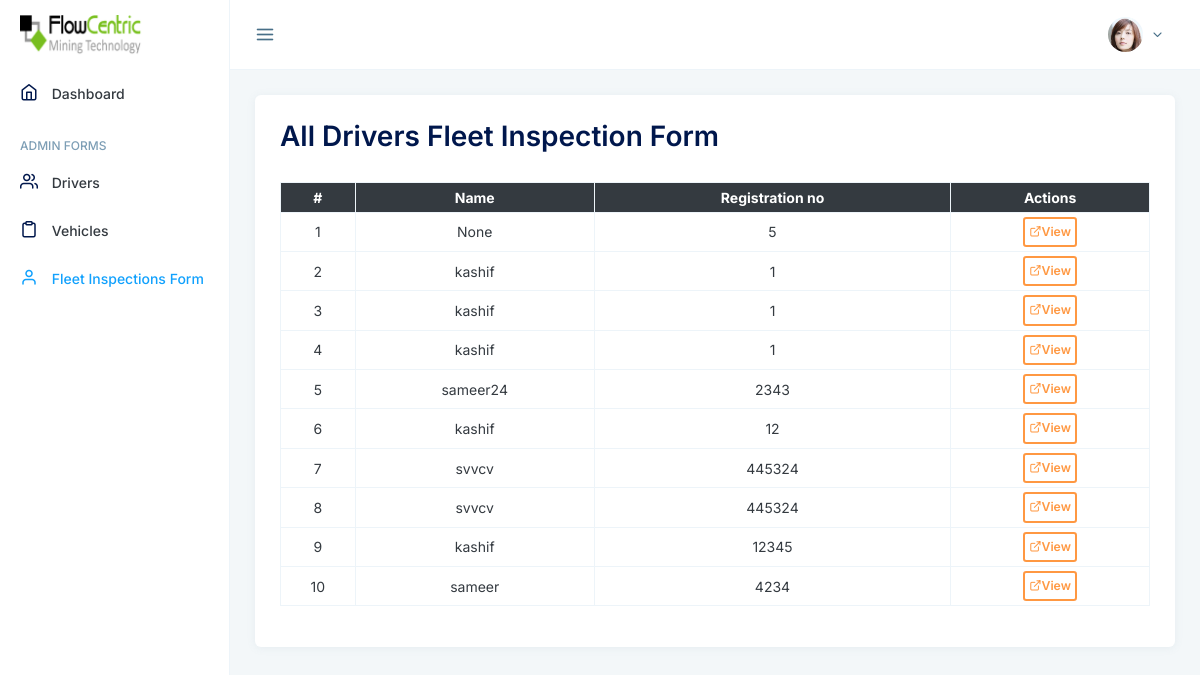
The page /fleet_inpection on the database its author committed.
### myapp/models.py (models this page shows)
class fleet_inspection_card_form(db.Model):
    id = db.Column(db.Integer, primary_key = True)
    date_1 = db.Column(db.DateTime, default = datetime.now)
    time_1 = db.Column(db.String(50))
    registration_1 = db.Column(db.Integer)
    fleet = db.Column(db.Integer)
    milage_1 = db.Column(db.Integer)
    name = db.Column(db.String(50))
    contact = db.Column(db.String(100))
    f_name = db.Column(db.String(50))
    contact_2 = db.Column(db.String(100))
    yes = db.Column(db.String(50))
    yes_2 = db.Column(db.String(50))
    yes_3 = db.Column(db.String(50))
    yes_4 = db.Column(db.String(50))
    yes_5 = db.Column(db.String(50))
    yes_6 = db.Column(db.String(50))
    text_1 = db.Column(db.String(100))
    text_2 = db.Column(db.String(100))
    current_milage = db.Column(db.String(50))
    average = db.Column(db.String(50))
    order = db.Column(db.String(50))
    wheel = db.Column(db.String(50))
    last_service_date = db.Column(db.DateTime, default = datetime.now)
    km = db.Column(db.String(50))
    intervals = db.Column(db.String(50))
    next_service = db.Column(db.String(50))
    vehicle_2 = db.Column(db.String(100))
    tools = db.Column(db.String(100))
    defaults = db.Column(db.String(100))
    current_driver = db.Column(db.String(50))
    signature_current_driver_date = db.Column(db.DateTime, default = datetime.now)
    current_sign_time = db.Column(db.String(50))
    new_driver = db.Column(db.String(50))
    signature_new_driver_date = db.Column(db.DateTime, default = datetime.now)
    time_2 = db.Column(db.String(50))
    person = db.Column(db.String(100))
    signature_inspaction_person_date = db.Column(db.DateTime, default = datetime.now)
    time_3 = db.Column(db.String(50))
    driver_id = db.Column(db.Integer, db.ForeignKey("user.id"), nullable=True)

### myapp/driver/routes.py (the view)
@Admin_DriverVehicle.route("/fleet_inpection")
def fleet_inpection():
    my_inspection = fleet_inspection_card_form.query.all()
    return render_template('admin/inspection/fleet_inspection.html',
           my_inspection = my_inspection, sclass="router-link-active")

### myapp/templates/admin/inspection/fleet_inspection.html (shortened to what this page needs)
{% extends "admin/admin_layout.html" %}
{% block body %}
<div class="main">
    <div class="card">
        <div class="card-body">
<div class="count1">
    <h2>All Drivers Fleet Inspection Form</h2>
</div>
<table class="table table-sm table-bordered text-center" style="margin-top:20px;">
    <thead>
        <tr class="bg-dark text-white">
            <th>#</th>
            <th>Name</th>
            <th>Registration no</th>
            <th colspan="2">Actions</th>
        </tr>
    </thead>
    <tbody>
<tr style="text-align: center;">
    {% for ins in my_inspection %}
    <td>{{ loop.index }}</td>
    <td>{{ ins.name }}</td>
    <td>{{ ins.registration_1 }}</td>
    <td><a href="/inspection_view/{{ ins.driver_id }}" target="_blank" class="btn btn-sm btn-outline-warning p-1">
        <i class="feather icon-external-link"></i>View</a>
    </td>
</tr>
    {% endfor %}
    </tbody>
</table>
</div>
</div>
</div>
{% endblock body %}

### myapp/templates/admin/inspection/fleet_inspection.html (style rules this page uses)
.count1 { display: flex; justify-content: space-between; }

### rows shown on the page
fleet_inspection_card_form: name "None", registration_1 "5"
fleet_inspection_card_form: name "kashif", registration_1 "1"
fleet_inspection_card_form: name "kashif", registration_1 "1"
fleet_inspection_card_form: name "kashif", registration_1 "1"
fleet_inspection_card_form: name "sameer24", registration_1 "2343"
fleet_inspection_card_form: name "kashif", registration_1 "12"
fleet_inspection_card_form: name "svvcv", registration_1 "445324"
fleet_inspection_card_form: name "svvcv", registration_1 "445324"
fleet_inspection_card_form: name "kashif", registration_1 "12345"
fleet_inspection_card_form: name "sameer", registration_1 "4234"
